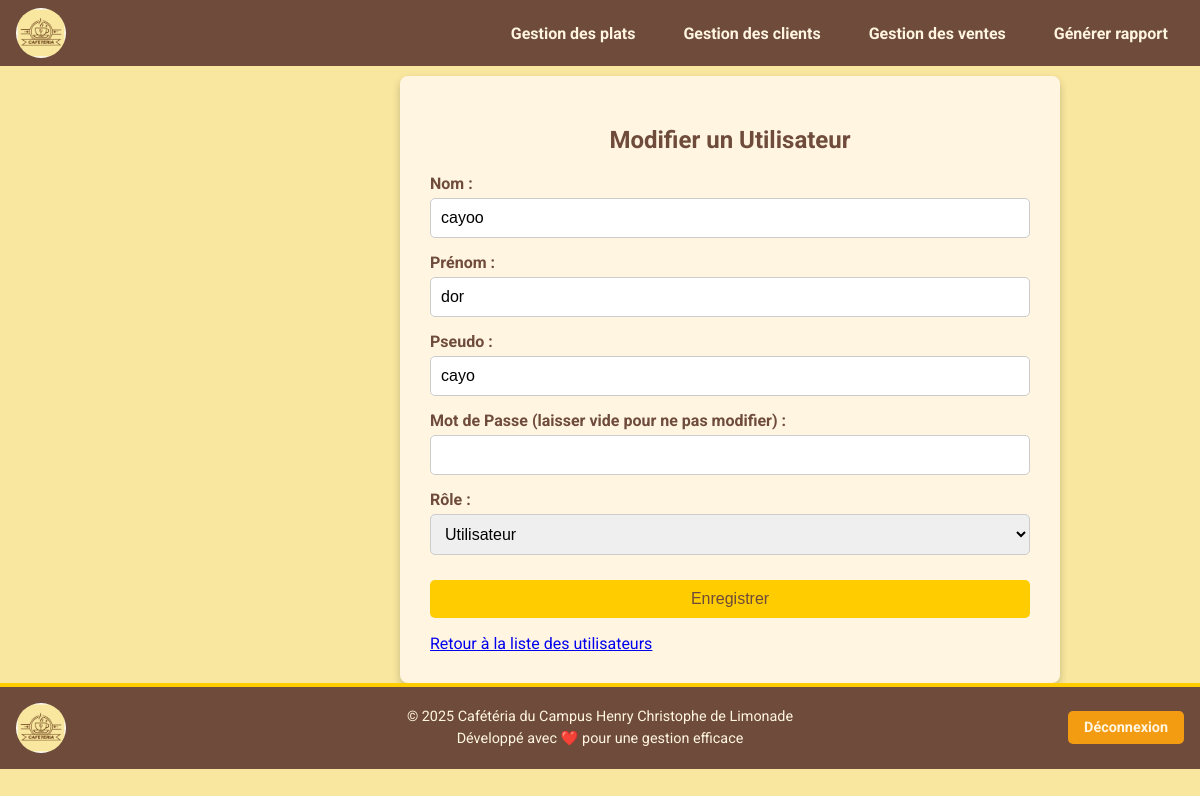
The app's page /utilisateurs/edit.php?id=4 with its own data.
### tables this page shows
CREATE TABLE IF NOT EXISTS `utilisateurs` (
  `id` int NOT NULL AUTO_INCREMENT,
  `nom` varchar(255) NOT NULL,
  `prenom` varchar(255) NOT NULL,
  `pseudo` varchar(100) NOT NULL,
  `mot_de_passe` varchar(255) NOT NULL,
  `role` enum('admin','user','','') NOT NULL,
  PRIMARY KEY (`id`),
  UNIQUE KEY `pseudo` (`pseudo`)
);

### utilisateurs/edit.php (the view, shortened to what this page needs)
<?php
require_once('../config/config.php');
include '../assets/menu.php';
$id = $_GET['id'];
$stmt = $pdo->prepare("SELECT * FROM utilisateurs WHERE id = ?");
$stmt->execute([$id]);
$utilisateur = $stmt->fetch(PDO::FETCH_ASSOC);
?>
<!DOCTYPE html>
<html lang="fr">
<head>
</head>
<body>
    <div class="edit-container">
        <h2>Modifier un Utilisateur</h2>
        <form method="POST">
            <div class="form-group">
                <label for="nom">Nom :</label>
                <input type="text" name="nom" id="nom" value="<?= htmlspecialchars($utilisateur['nom']) ?>" required>
            </div>
            <div class="form-group">
                <label for="prenom">Prénom :</label>
                <input type="text" name="prenom" id="prenom" value="<?= htmlspecialchars($utilisateur['prenom']) ?>" required>
            </div>
            <div class="form-group">
                <label for="pseudo">Pseudo :</label>
                <input type="text" name="pseudo" id="pseudo" value="<?= htmlspecialchars($utilisateur['pseudo']) ?>" required>
            </div>
            <div class="form-group">
                <label for="mot_de_passe">Mot de Passe (laisser vide pour ne pas modifier) :</label>
                <input type="password" name="mot_de_passe" id="mot_de_passe">
            </div>
            <div class="form-group">
                <label for="role">Rôle :</label>
                <select name="role" id="role">
                    <option value="user" <?= $utilisateur['role'] === 'user' ? 'selected' : '' ?>>Utilisateur</option>
                </select>
            </div>
            <button type="submit">Enregistrer</button>
        </form>
        <a href="index.php" class="back-link">Retour à la liste des utilisateurs</a>
    </div>
    <?php include '../assets/footer.php'; ?>
</body>
</html>

### utilisateurs/edit.php (style rules this page uses)
body { font-family: 'Roboto', sans-serif; margin: 0; padding: 0; background: #F9E79F; color: #6E4B3A; display: block; justify-content: center; align-items: center; height: 100vh; }
.edit-container { width: 600px; padding: 30px; margin-left: 400px; margin-top: 10px; background-color: #FFF5E1; border-radius: 8px; box-shadow: 0 4px 8px rgba(0, 0, 0, 0.2); }
.edit-container h2 { margin-bottom: 20px; color: #6E4B3A; text-align: center; }
.form-group { margin-bottom: 15px; }
.form-group label { display: block; margin-bottom: 5px; font-weight: bold; color: #6E4B3A; }
.form-group input, .form-group select { width: 100%; padding: 10px; border-radius: 5px; border: 1px solid #ccc; font-size: 16px; }
button { width: 100%; padding: 10px; margin-top: 10px; border: none; border-radius: 5px; background-color: #FFCC00; color: #6E4B3A; font-size: 16px; cursor: pointer; transition: background-color 0.3s; }

### records on screen
utilisateurs: nom "cayoo", prenom "dor", pseudo "cayo", role "Utilisateur"
